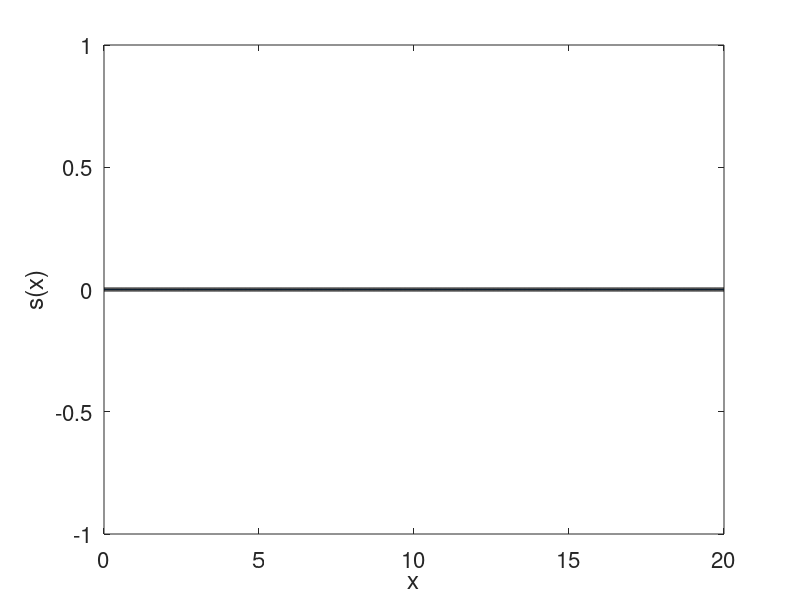

MATLAB code to generate this figure:
%Code for plotting increasingly better approximations for the saw-toothed
%wave by using Fourier series. The Fourier series for swa-toothed wave is
%given by s(x)= 1/2 - 1/pi*sum(n=1,2,3...,Inf) 
%2*L is the period for the saw-tooth wave.
%Fourier series for swatooth: 1/n*sin(n*pi*x/L)
n_terms= 50;
L = 10;
x = 0:0.01:2*L;
saw_wave = zeros(length(x),1);
fourier_term = zeros(length(x),1);
i=1;
k=0;
while k<n_terms
    fourier_terms = 1/i*sin(i*pi*x'/L);
    saw_wave = saw_wave + fourier_term;
    i=i+1;
    k=k+1;
    plot(x,fourier_term)
    hold on
end
saw_wave = 1/pi*saw_wave;
plot(x,saw_wave,'k-','linewidth',3)
xlabel('x');
ylabel('s(x)');
set(gca,'Fontsize',16)